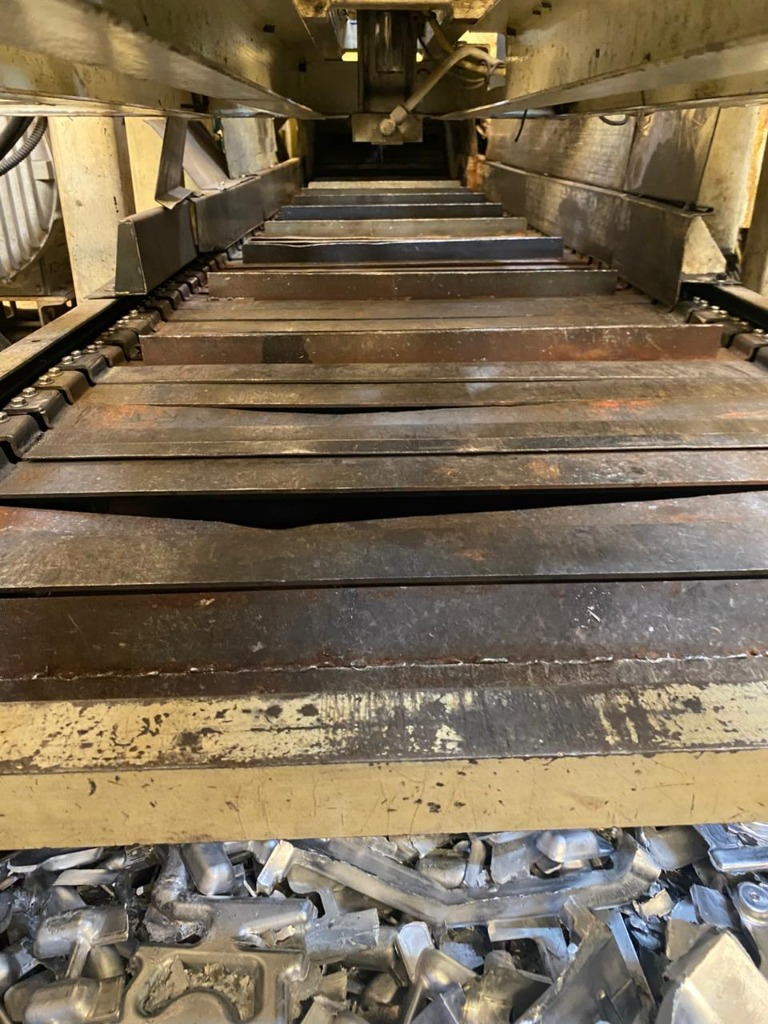
#> input picture Program AI/test_samples/sample_01_tampak_depan_bengkok_turun.jpg, 768 x 1024 px
$ python AI_Slat_Rib_Conveyor_V4_4_Robust_Profile.py 'Program AI/test_samples/sample_01_tampak_depan_bengkok_turun.jpg'   (older library calls are emulated)
#> lines starting #> are read from the running program, lines starting #| are printed output that depends on the picture
"""
AI_Slat_Rib_Conveyor_V4_3_Robust_Profile.py
AI / Computer Vision - Inspeksi Deformasi Slat & Rib Conveyor
V4.3 - Robust Physical Profile Extraction

Perubahan utama:
  SLAT : TIDAK lagi menggunakan first-white-pixel dari Morph Close.
          Pipeline baru: gradient -> local maxima candidates -> scoring
          (edge strength + position continuity) -> search band tracking
          -> conservative outlier rejection.
  SIRIP: Topmost-edge algorithm DIPERTAHANKAN (proven, tidak diubah).
  Dual threshold (P-V + Max Abs Deviation) untuk kedua komponen.
  8-panel debug visualization untuk SLAT.
  Semua parameter terpusat di FILTER_CONFIG.
  Semua UI, keyboard, file picker, navigasi foto DIPERTAHANKAN.
"""

import cv2
import numpy as np
import os
import sys

try:
    import tkinter as tk
    from tkinter import filedialog
    HAS_TKINTER = True
except ImportError:
    HAS_TKINTER = False

# ── Global State ──────────────────────────────────────────────────────────────
current_step      = 1
points_sirip      = []
points_slat       = []
current_mouse_pos = (0, 0)

# ═════════════════════════════════════════════════════════════════════════════
# KONFIGURASI PARAMETER (SEMUA TERPUSAT)
# ═════════════════════════════════════════════════════════════════════════════
FILTER_CONFIG = {
    # ── Preprocessing bersama ────────────────────────────────────────────────
    "CLAHE_CLIP_LIMIT":       2.5,
    "CLAHE_TILE_SIZE":        (8, 8),
    "BILATERAL_D":            7,
    "BILATERAL_SIGMA_COLOR":  50,
    "BILATERAL_SIGMA_SPACE":  50,
    "SOBEL_KSIZE":            3,
    "SOBEL_THRESH":           35,    # Hanya untuk panel Morph Close (debug)
    "MORPH_KERNEL_SIZE":      (13, 5),

    # ── SIRIP (RIB): smoothing & threshold ───────────────────────────────────
    "CORNER_TRIM_PCT":   0.06,
    "MEDIAN_K":          9,
    "SMOOTH_W":          7,
    "THRESH_SIRIP_PV":   15.0,   # batas P-V flatness SIRIP (px)
    "THRESH_SIRIP_MAX":  12.0,   # batas max absolute deviation SIRIP (px)

    # ── SLAT: Robust Profile Extraction ──────────────────────────────────────
    "SLAT_EDGE_MIN_STRENGTH":  15,    # gradient minimum agar jadi kandidat
    "SLAT_SEARCH_RADIUS":      25,    # half-width search band dari prev pos (px)
    "SLAT_MAX_JUMP":           12,    # max step antar kolom sebelum penalti berat (px)
    "SLAT_PROFILE_STEP":       2,     # step sampling kolom (px)
    "SLAT_CANDIDATE_TOPN":     5,     # max kandidat per kolom yang diskor
    "SLAT_INIT_BAND_PCT":      0.40,  # posisi awal = N% dari atas ROI
    "SLAT_MEDIAN_K":           5,     # kernel median outlier (KECIL = jaga deformasi)
    "SLAT_SMOOTH_W":           3,     # window moving avg (KECIL = jaga deformasi)
    "SLAT_CORNER_TRIM_PCT":    0.05,  # potong 5% ujung profil
    "SLAT_MIN_VERT_DOMINANCE": 0.6,

    # ── SLAT: threshold OK/NG ────────────────────────────────────────────────
    "THRESH_SLAT_PV":   18.0,
    "THRESH_SLAT_MAX":  15.0,
}


# ═════════════════════════════════════════════════════════════════════════════
# UTILITAS
# ═════════════════════════════════════════════════════════════════════════════

def clean_path_string(p):
    if not p:
        return ""
    p = p.strip()
    if p.startswith('&'):
        p = p[1:].strip()
    p = p.strip('\'"')
    if p.startswith('file:///'):
        p = p[8:]
    return os.path.normpath(p)


# [548 lines left out: functions choose_file_dialog, get_sibling_images, mouse_callback, _preprocess_roi, _ctx_bounds, _make_panel and 9 more, not called in this run]


# ═════════════════════════════════════════════════════════════════════════════
# KONTROL PROGRAM
# ═════════════════════════════════════════════════════════════════════════════

def reset_state():
    global current_step, points_sirip, points_slat
    current_step = 1
    points_sirip.clear()
    points_slat.clear()


def safe_destroy_all_windows():
    cv2.destroyAllWindows()
    for _ in range(5):
        cv2.waitKey(10)


# ═════════════════════════════════════════════════════════════════════════════
# SESI INTERAKTIF UTAMA
# ═════════════════════════════════════════════════════════════════════════════

def interactive_multi_roi_session(initial_image_path, config=FILTER_CONFIG):
    global current_step, points_sirip, points_slat, current_mouse_pos

    image_path = initial_image_path
    t_spv  = config["THRESH_SIRIP_PV"];   t_smx = config["THRESH_SIRIP_MAX"]
    t_lpv  = config["THRESH_SLAT_PV"];    t_lmx = config["THRESH_SLAT_MAX"]

    while True:
        frame = cv2.imread(image_path)
#> frame is the input picture: shape (1024, 768, 3); mean B, G, R 84.4, 107.1, 121.7
        if frame is None:
            print(f"\n❌ [ERROR] Gambar tidak dapat dibuka: '{image_path}'")
            alt = choose_file_dialog()
            if alt and os.path.exists(alt):
                image_path = alt;  continue
            print("   Tidak ada file. Program berhenti.")
            break

        h, w = frame.shape[:2]
        fn   = os.path.basename(image_path)
        wn   = f"INSPEKSI SLAT & RIB V4.3 (ROBUST PROFILE) - [{fn}]"

        cv2.namedWindow(wn, cv2.WINDOW_NORMAL)
        ww = min(1360, max(700, w));  wh = min(850, int(ww*h/w))
        cv2.resizeWindow(wn, ww, wh)
        cv2.setMouseCallback(wn, mouse_callback)

        reset_state()
        result_frame = None
        last_sirip   = None
        last_slat    = None

        print("\n" + "="*75)
        print(f"📷 FOTO   : {fn}  ({w}x{h} px)")
#| 📷 FOTO   : sample_01_tampak_depan_bengkok_turun.jpg  (768x1024 px)
        print(f"⚙️  CONFIG : CLAHE={config['CLAHE_CLIP_LIMIT']} | "
              f"Bilateral={config['BILATERAL_D']} | "
              f"Sobel={config['SOBEL_THRESH']} | "
              f"Morph={config['MORPH_KERNEL_SIZE']}")
        print(f"   SIRIP  : PV≤{t_spv}px, Max≤{t_smx}px")
        print(f"   SLAT   : PV≤{t_lpv}px, Max≤{t_lmx}px  "
              f"| radius={config['SLAT_SEARCH_RADIUS']}px "
              f"| min_str={config['SLAT_EDGE_MIN_STRENGTH']} "
              f"| max_jump={config['SLAT_MAX_JUMP']}px")
        print("📋 PANDUAN V4.3:")
        print("   [TAHAP 1] Klik >=4 sudut SIRIP (RIB)       → [ENTER]")
        print("   [TAHAP 2] Klik >=4 sudut PLAT DASAR (SLAT) → [ENTER]")
        print("   [Klik Kiri] Tambah  |  [Klik Kanan] Undo")
        print("   [P] Filter debug  |  [R] Reset  |  [N] Ganti foto")
        print("   [D/→] Foto berikut  |  [A/←] Foto sebelum  |  [Q/ESC] Keluar")
        print("="*75)

        while True:
            disp = frame.copy()

            if current_step == 1:
                for i, pt in enumerate(points_sirip):
                    cv2.circle(disp, pt, 5, (0, 140, 255), -1)
                    cv2.putText(disp, f"S{i+1}", (pt[0]+8, pt[1]-8),
                                cv2.FONT_HERSHEY_SIMPLEX, 0.5, (0, 140, 255), 2)
                if len(points_sirip) > 1:
                    for i in range(len(points_sirip)-1):
                        cv2.line(disp, points_sirip[i], points_sirip[i+1], (0, 140, 255), 2)
                    cv2.line(disp, points_sirip[-1], current_mouse_pos, (160, 160, 160), 1)
                cv2.rectangle(disp, (0, 0), (w, 42), (20, 20, 20), -1)
                cv2.putText(disp,
                            f"[TAHAP 1/2: SIRIP/RIB] Titik: {len(points_sirip)} | "
                            "[Klik Kiri]: Tambah | [ENTER]: Lanjut",
                            (15, 27), cv2.FONT_HERSHEY_SIMPLEX, 0.58, (0, 180, 255), 2)
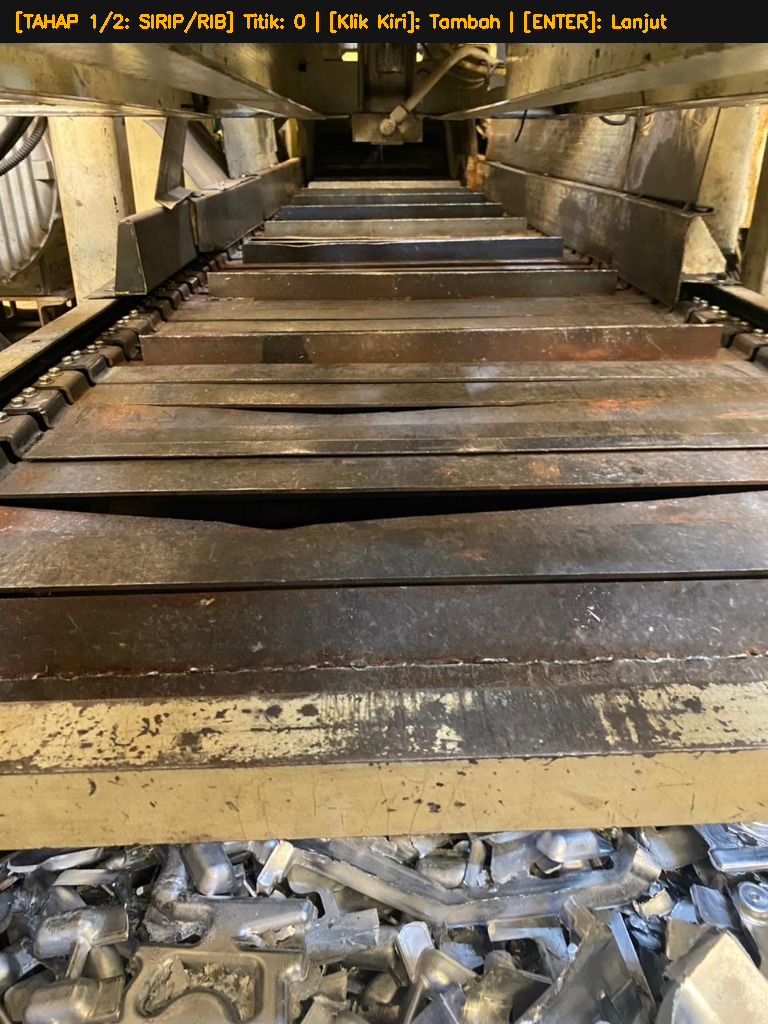
#> disp: shape (1024, 768, 3); mean B, G, R 82.9, 105, 119.3
                cv2.imshow(wn, disp);  key = cv2.waitKey(20) & 0xFF

            elif current_step == 2:
                if len(points_sirip) >= 3:
                    cv2.polylines(disp, [np.array(points_sirip, np.int32)], True, (0, 140, 255), 2)
                    cv2.putText(disp, "ROI 1: SIRIP (TERKUNCI)",
                                (points_sirip[0][0], max(30, points_sirip[0][1]-10)),
                                cv2.FONT_HERSHEY_SIMPLEX, 0.55, (0, 140, 255), 2)
                for i, pt in enumerate(points_slat):
                    cv2.circle(disp, pt, 5, (0, 255, 200), -1)
                    cv2.putText(disp, f"P{i+1}", (pt[0]+8, pt[1]-8),
                                cv2.FONT_HERSHEY_SIMPLEX, 0.5, (0, 255, 200), 2)
                if len(points_slat) > 1:
                    for i in range(len(points_slat)-1):
                        cv2.line(disp, points_slat[i], points_slat[i+1], (0, 255, 200), 2)
                    cv2.line(disp, points_slat[-1], current_mouse_pos, (160, 160, 160), 1)
                cv2.rectangle(disp, (0, 0), (w, 42), (20, 20, 20), -1)
                cv2.putText(disp,
                            f"[TAHAP 2/2: PLAT DASAR/SLAT] Titik: {len(points_slat)} | "
                            "[Klik Kiri]: Tambah | [ENTER]: Selesai & Analisis",
                            (15, 27), cv2.FONT_HERSHEY_SIMPLEX, 0.58, (0, 255, 200), 2)
                cv2.imshow(wn, disp);  key = cv2.waitKey(20) & 0xFF

            else:
                cv2.imshow(wn, result_frame);  key = cv2.waitKey(30) & 0xFF

            # ── Keyboard ─────────────────────────────────────────────────────

            if key in [13, 32]:   # ENTER / SPACE
                if current_step == 1:
                    if len(points_sirip) >= 3:
                        current_step = 2
                        print("  [OK] ROI Sirip tersimpan! Klik sudut-sudut PLAT DASAR.")
                    else:
                        print("  ⚠️ Klik minimal 3 titik untuk SIRIP!")

                elif current_step == 2:
                    if len(points_slat) >= 3:
                        print("\n⚙️  Memproses V4.3 (Robust Profile)...")

                        # SIRIP: algoritma topmost (tidak diubah)
                        c_sir  = extract_clean_contour(frame, points_sirip, "SIRIP", config)
                        l_sir  = analyze_sirip_pv(c_sir, config)

                        # SLAT: robust candidate-scoring pipeline
                        px, py, dc, dr, sgrid, roi = \
                            extract_slat_profile_robust(frame, points_slat, config)
                        l_sla  = analyze_slat_profile(px, py, dc, dr, sgrid, roi, config)

                        if not l_sir.get('success') or not l_sla.get('success'):
                            msg = l_sir.get('msg','') if not l_sir.get('success') else l_sla.get('msg','')
                            print(f"  ⚠️ [ERROR] {msg}");  continue

                        # Simpan ke variabel sesi agar tombol P bisa akses
                        last_sirip   = l_sir
                        last_slat    = l_sla

                        result_frame = frame.copy()
                        draw_sirip_visuals(result_frame, last_sirip)
                        draw_slat_visuals(result_frame, last_slat)

                        # [6 lines left out: function hud, not called in this run]

                        hud(f"SIRIP     : {l_sir['status_str']}", l_sir['is_ng'], 15, 52)
                        hud(f"PLAT DASAR: {l_sla['status_str']}", l_sla['is_ng'], 58, 95)
                        cv2.rectangle(result_frame, (0, h-35), (w, h), (25, 25, 25), -1)
                        cv2.putText(result_frame,
                                    "[P]: Filter Debug | [R]: Ulang | [N]: Ganti Foto | "
                                    "[A/D]: Nav | [Q/ESC]: Keluar",
                                    (20, h-10), cv2.FONT_HERSHEY_SIMPLEX, 0.52, (220, 220, 220), 2)

                        print("\n" + "="*70)
                        print("📊 LAPORAN METROLOGI V4.3:")
                        print(f"   SIRIP      : {l_sir['status_str']}")
                        print(f"   → P-V: {l_sir['pv_flatness']:.1f}px (≤{t_spv}) | "
                              f"Max: {l_sir['max_abs']:.1f}px (≤{t_smx})")
                        print(f"   PLAT DASAR : {l_sla['status_str']}")
                        print(f"   → P-V: {l_sla['pv_flatness']:.1f}px (≤{t_lpv}) | "
                              f"Max: {l_sla['max_abs']:.1f}px (≤{t_lmx})")
                        print(f"   → Valid pts: {l_sla['n_valid']} | "
                              f"Candidates: {l_sla['n_candidates']} | "
                              f"Rejected cols: {l_sla['n_rejected']}")
                        print("="*70)

                        current_step = 3
                        base, ext  = os.path.splitext(image_path)
                        save_path  = f"{base}_hasil_v4_3{ext}"
                        cv2.imwrite(save_path, result_frame)
                        print(f"  💾 Disimpan: {os.path.basename(save_path)}")
                    else:
                        print("  ⚠️ Klik minimal 3 titik untuk PLAT DASAR!")

            elif key in [ord('p'), ord('P')] and current_step == 3:
                if last_sirip is not None and last_sirip.get('grid') is not None:
                    ws_ = "FILTER: SIRIP (6 Panel)"
                    cv2.namedWindow(ws_, cv2.WINDOW_NORMAL)
                    cv2.resizeWindow(ws_, 1500, 620)
                    cv2.imshow(ws_, last_sirip['grid'])
                if last_slat is not None and last_slat.get('grid') is not None:
                    wsl = "FILTER: PLAT DASAR (8 Panel V4.3)"
                    cv2.namedWindow(wsl, cv2.WINDOW_NORMAL)
                    cv2.resizeWindow(wsl, 1600, 680)
                    cv2.imshow(wsl, last_slat['grid'])

            elif key in [ord('r'), ord('R')]:
                print("\n🔄 [RESET] Mengulang pemilihan ROI...")
                reset_state();  continue

            elif key in [ord('q'), ord('Q'), 27]:
                print("\n[INFO] Menutup program. Selamat tinggal!")
                safe_destroy_all_windows();  return

            elif key in [ord('n'), ord('N')]:
                print("\n📂 Dialog pemilihan foto baru...")
                folder   = os.path.dirname(os.path.abspath(image_path))
                new_path = choose_file_dialog(initial_dir=folder)
                if not new_path:
                    try:
                        inp      = input("👉 Atau masukkan path foto: ")
                        new_path = clean_path_string(inp)
                    except (EOFError, KeyboardInterrupt):
                        new_path = None
                if new_path and os.path.exists(new_path):
                    image_path = new_path;  safe_destroy_all_windows();  break
                elif new_path:
                    print(f"⚠️ File tidak ditemukan: '{new_path}'")
                else:
                    print("ℹ️ Dibatalkan.")

            elif key in [ord('d'), ord('D'), 83]:
                sibs, idx = get_sibling_images(image_path)
                if len(sibs) > 1 and idx != -1:
                    ni = (idx+1) % len(sibs);  image_path = sibs[ni]
                    print(f"\n⏩ [NEXT] {ni+1}/{len(sibs)}: {os.path.basename(image_path)}")
                    safe_destroy_all_windows();  break
                else:
                    print("\nℹ️ Tidak ada foto lain di folder.")

            elif key in [ord('a'), ord('A'), 81]:
                sibs, idx = get_sibling_images(image_path)
                if len(sibs) > 1 and idx != -1:
                    pi = (idx-1) % len(sibs);  image_path = sibs[pi]
                    print(f"\n⏪ [PREV] {pi+1}/{len(sibs)}: {os.path.basename(image_path)}")
                    safe_destroy_all_windows();  break
                else:
                    print("\nℹ️ Tidak ada foto lain di folder.")


# ═════════════════════════════════════════════════════════════════════════════
# ENTRY POINT
# ═════════════════════════════════════════════════════════════════════════════

if __name__ == "__main__":
    print("\n" + "#"*75)
    print("  AI / Computer Vision - Inspeksi Deformasi Slat & Rib Conveyor")
    print("  V4.3 - Robust Physical Profile Extraction")
    print("  SLAT : Gradient Candidate Scoring + Continuity Tracking")
    print("  SIRIP: Topmost Edge Algorithm (unchanged, proven)")
    print("#"*75)

    img_path = None
    if len(sys.argv) > 1:
        img_path = clean_path_string(sys.argv[1])

    if not img_path or not os.path.exists(img_path):
        print("\n📂 Membuka dialog pemilih file...")
        img_path = choose_file_dialog()

    if not img_path or not os.path.exists(img_path):
        print("-"*55)
        try:
            inp      = input("👉 Masukkan / Drag & Drop path foto: ")
            img_path = clean_path_string(inp)
        except (EOFError, KeyboardInterrupt):
            img_path = None
        print("-"*55)

    if img_path and os.path.exists(img_path):
        interactive_multi_roi_session(img_path, config=FILTER_CONFIG)
    else:
        print("❌ Tidak ada file gambar yang valid. Program selesai.")

$ run again, on Program AI/test_samples/sample_02_tampak_depan_gelap_oli_bengkok_naik_hasil_v4_4.jpg
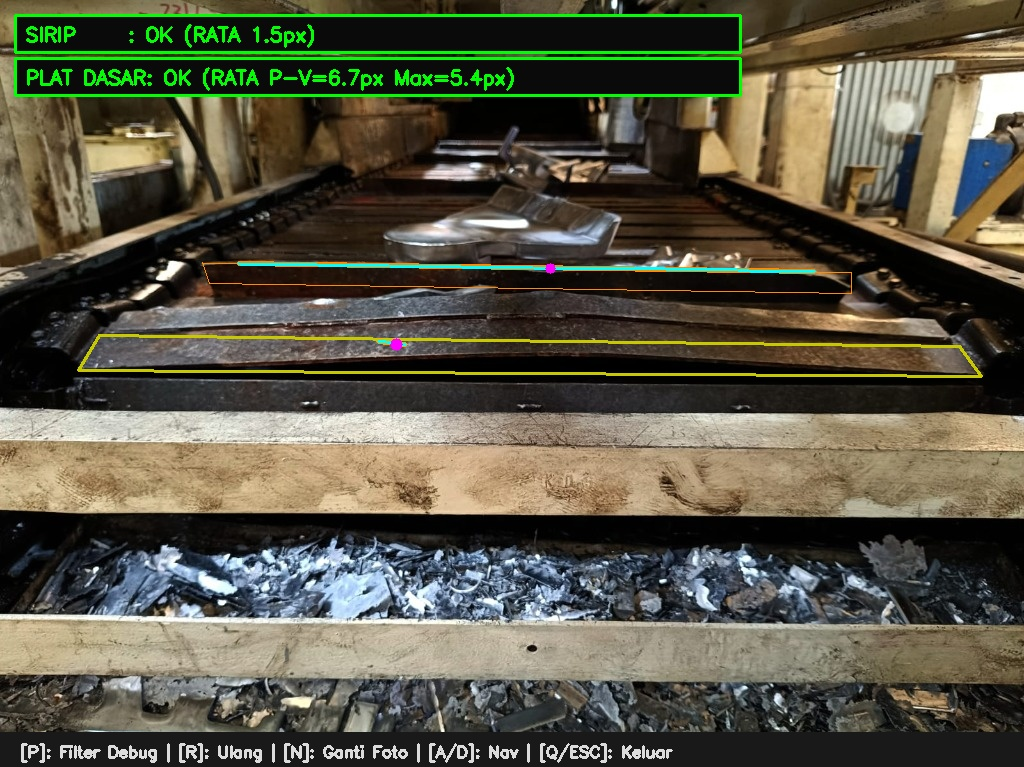
#> input picture Program AI/test_samples/sample_02_tampak_depan_gelap_oli_bengkok_naik_hasil_v4_4.jpg, 1024 x 767 px
#> in interactive_multi_roi_session, frame is the input picture: shape (767, 1024, 3); mean B, G, R 68.9, 85.7, 88
#| 📷 FOTO   : sample_02_tampak_depan_gelap_oli_bengkok_naik_hasil_v4_4.jpg  (1024x767 px)
#> in interactive_multi_roi_session, `cv2.putText(disp, f"[TAHAP 1/2: SIRIP/RIB] Titik: {len(points_sirip)} ..`:
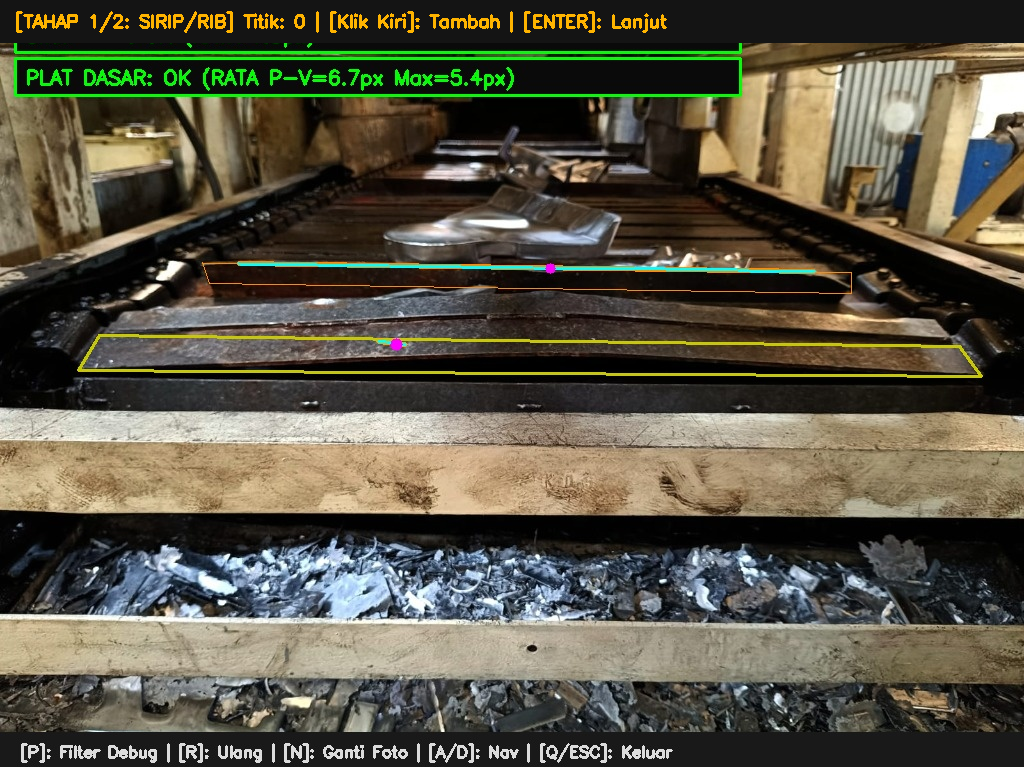
#> disp: shape (767, 1024, 3); mean B, G, R 68.3, 84.2, 87.7
